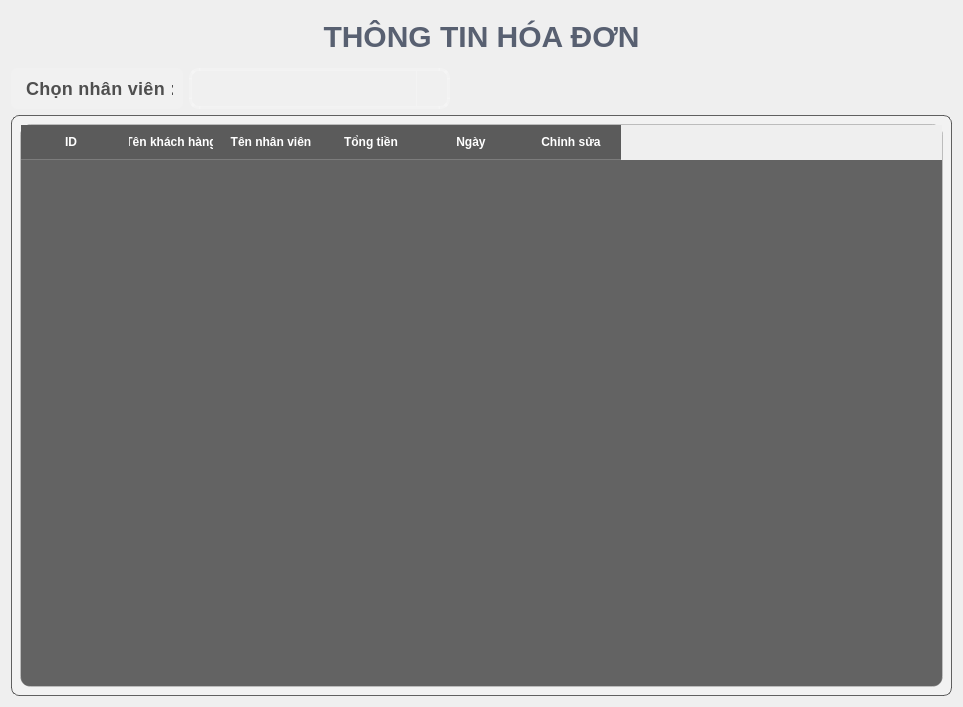
         <widget class="QWidget" name="thongtin_bill">
          <layout class="QGridLayout" name="gridLayout_37">
           <item row="0" column="0">
            <widget class="QLabel" name="label_14">
             <property name="minimumSize">
              <size>
               <width>941</width>
               <height>51</height>
              </size>
             </property>
             <property name="styleSheet">
              <string notr="true">QLabel {
    color: rgba(60, 70, 90, 0.85); /* Màu chữ xanh đậm sang trọng thay cho nâu vintage */
    font-family: &quot;Segoe UI&quot;, &quot;Montserrat&quot;, sans-serif; /* Font hiện đại thay cho Times New Roman */
    font-weight: bold; /* Giữ nguyên độ đậm */
    font-size: 30px; /* Giữ nguyên kích thước */
    padding: 8px; /* Giữ nguyên padding */
    
    text-align: center; /* Giữ nguyên căn giữa */
    
    /* Thêm các hiệu ứng glassmorphism */

}
</string>
             </property>
             <property name="text">
              <string>THÔNG TIN HÓA ĐƠN</string>
             </property>
             <property name="alignment">
              <set>Qt::AlignCenter</set>
             </property>
            </widget>
           </item>
           <item row="1" column="0">
            <layout class="QHBoxLayout" name="horizontalLayout_4">
             <item>
              <layout class="QHBoxLayout" name="horizontalLayout">
               <item>
                <widget class="QLabel" name="label_15">
                 <property name="maximumSize">
                  <size>
                   <width>172</width>
                   <height>45</height>
                  </size>
                 </property>
                 <property name="styleSheet">
                  <string notr="true">QLabel {
    color: rgba(50, 50, 50, 0.85); /* Màu chữ đậm nhưng hơi trong suốt */
    font-family: &quot;Segoe UI&quot;, &quot;Roboto&quot;, sans-serif; /* Font hiện đại */
    font-weight: 500; /* Độ đậm vừa phải */
    font-size: 18px; /* Kích thước phù hợp */
    padding: 10px;
    letter-spacing: 0.3px; /* Tăng khoảng cách chữ nhẹ */
    
    text-align: center;
    background-color: rgba(255, 255, 255, 0.1); /* Nền trắng trong suốt */
    border-radius: 6px; /* Bo góc */
    backdrop-filter: blur(5px); /* Hiệu ứng blur đặc trưng của glassmorphism */
    box-shadow: 0 2px 8px rgba(0, 0, 0, 0.07); /* Đổ bóng tinh tế */

}
</string>
                 </property>
                 <property name="text">
                  <string>Chọn nhân viên : </string>
                 </property>
                </widget>
               </item>
               <item>
                <widget class="QComboBox" name="cbb_tennhanvien">
                 <property name="minimumSize">
                  <size>
                   <width>261</width>
                   <height>31</height>
                  </size>
                 </property>
                 <property name="maximumSize">
                  <size>
                   <width>261</width>
                   <height>41</height>
                  </size>
                 </property>
                 <property name="styleSheet">
                  <string notr="true">QComboBox {
    color: rgba(60, 70, 90, 0.85);
    font-family: &quot;Segoe UI&quot;, &quot;Montserrat&quot;, sans-serif;
    font-size: 16px;
    padding: 6px 12px;
    border: 3px solid rgba(255, 255, 255, 0.2);
    border-radius: 10px;
    background-color: rgba(255, 255, 255, 0.05);
    backdrop-filter: blur(10px);
}

QComboBox:hover {
    background-color: rgba(255, 255, 255, 0.1);
}

QComboBox::drop-down {
    subcontrol-origin: padding;
    subcontrol-position: top right;
    width: 30px;
    border-left: 1px solid rgba(255, 255, 255, 0.2);
    background-color: transparent;
}

QComboBox::down-arrow {
    image: url(:/icons/down_arrow_white.png); /* thay bằng icon phù hợp */
    width: 12px;
    height: 12px;
}

QComboBox QAbstractItemView {
    background-color: rgba(255, 255, 255, 0.08);
    border: 1px solid rgba(255, 255, 255, 0.2);
    border-radius: 8px;
    selection-background-color: rgba(255, 255, 255, 0.2);
    color: rgba(255, 255, 255, 0.95);
}
</string>
                 </property>
                </widget>
               </item>
              </layout>
             </item>
             <item>
              <spacer name="horizontalSpacer_8">
               <property name="orientation">
                <enum>Qt::Horizontal</enum>
               </property>
               <property name="sizeHint" stdset="0">
                <size>
                 <width>88</width>
                 <height>20</height>
                </size>
               </property>
              </spacer>
             </item>
            </layout>
           </item>
           <item row="2" column="0">
            <widget class="QWidget" name="widget_8" native="true">
             <property name="minimumSize">
              <size>
               <width>921</width>
               <height>581</height>
              </size>
             </property>
             <property name="maximumSize">
              <size>
               <width>16777215</width>
               <height>16777215</height>
              </size>
             </property>
             <property name="styleSheet">
              <string notr="true">#widget_8 {
    border: 1px solid rgba(60, 60, 60, 0.8); /* Viền mỏng màu xám đậm */
    border-radius: 8px; /* Bo góc mềm mại hơn */
    box-shadow: 0 2px 10px rgba(0, 0, 0, 0.15); /* Thêm đổ bóng nhẹ */
    background-color: rgba(245, 245, 245, 0.5); /* Nền trắng đục nhẹ */
    padding: 2px; /* Thêm padding nhỏ */
}
</string>
             </property>
             <layout class="QGridLayout" name="gridLayout_36">
              <item row="0" column="0">
               <widget class="QTableWidget" name="table_bill">
                <property name="minimumSize">
                 <size>
                  <width>871</width>
                  <height>501</height>
                 </size>
                </property>
                <property name="maximumSize">
                 <size>
                  <width>16777215</width>
                  <height>16777215</height>
                 </size>
                </property>
                <property name="styleSheet">
                 <string notr="true">/* Tổng thể bảng với phong cách Glassmorphism */
QTableWidget {
    background-color:  rgba(40, 40, 40, 180); /* Nền đen mờ, tăng độ trong suốt */
    border: 1px solid rgba(255, 255, 255, 0.2); /* Viền trắng mờ nhẹ */
    border-radius: 10px; /* Bo góc mềm mại */
    color: #ffffff; /* Chữ trắng để nổi bật */
    font-family: &quot;Arial&quot;, sans-serif;
    font-size: 14px;
	gridline-color: transparent;
}

/* Tiêu đề cột (header) */
QHeaderView::section {
    background-color: rgba(30, 30, 30, 180);
 /* Nền header đen mờ hơn một chút */
    color: #ffffff;
    padding: 8px;
    border: none;
    border-bottom: 1px solid rgba(255, 255, 255, 0.2);
    font-weight: bold;
}

/* Hiệu ứng hover cho tiêu đề */
QHeaderView::section:hover {
    background-color: rgba(0, 0, 0, 0.6); /* Sáng nhẹ khi hover */
    transition: background-color 0.3s ease; /* Hiệu ứng chuyển màu mượt */
}

/* Các ô trong bảng */
QTableWidget::item {
    padding: 8px;
    border: none;
    background-color: transparent;
}

/* Hiệu ứng khi chọn ô */
QTableWidget::item:selected {
    background-color: rgba(66, 165, 245, 0.4); /* Màu xanh dương mờ khi chọn */
    color: #ffffff;
}

/* Hiệu ứng hover cho ô */
QTableWidget::item:hover {
    background-color: rgba(255, 255, 255, 0.1); /* Sáng nhẹ khi rê chuột */
    transition: background-color 0.3s ease; /* Chuyển màu mượt mà */
}

/* Thanh cuộn dọc */
QScrollBar:vertical {
    background: rgba(0, 0, 0, 0.3); /* Nền đen mờ hơn */
    width: 10px;
    margin: 0px;
    border-radius: 5px;
}

QScrollBar::handle:vertical {
    background: linear-gradient(to bottom, rgba(66, 165, 245, 0.6), rgba(30, 136, 229, 0.6)); /* Gradient xanh dương mờ */
    border-radius: 5px;
}

QScrollBar::handle:vertical:hover {
    background: linear-gradient(to bottom, rgba(100, 181, 246, 0.7), rgba(66, 165, 245, 0.7)); /* Sáng hơn khi hover */
    transition: background 0.3s ease;
}

QScrollBar::add-line:vertical,
QScrollBar::sub-line:vertical {
    background: none;
}

QScrollBar::add-page:vertical,
QScrollBar::sub-page:vertical {
    background: none;
}

/* Thanh cuộn ngang */
QScrollBar:horizontal {
    background: rgba(0, 0, 0, 0.3); /* Nền đen mờ hơn */
    height: 10px;
    margin: 0px;
    border-radius: 5px;
}

QScrollBar::handle:horizontal {
    background: linear-gradient(to right, rgba(66, 165, 245, 0.6), rgba(30, 136, 229, 0.6)); /* Gradient xanh dương mờ */
    border-radius: 5px;
}

QScrollBar::handle:horizontal:hover {
    background: linear-gradient(to right, rgba(100, 181, 246, 0.7), rgba(66, 165, 245, 0.7)); /* Sáng hơn khi hover */
    transition: background 0.3s ease;
}

QScrollBar::add-line:horizontal,
QScrollBar::sub-line:horizontal {
    background: none;
}

QScrollBar::add-page:horizontal,
QScrollBar::sub-page:horizontal {
    background: none;
}</string>
                </property>
                <column>
                 <property name="text">
                  <string>ID</string>
                 </property>
                </column>
                <column>
                 <property name="text">
                  <string>Tên khách hàng</string>
                 </property>
                </column>
                <column>
                 <property name="text">
                  <string>Tên nhân viên</string>
                 </property>
                </column>
                <column>
                 <property name="text">
                  <string>Tổng tiền</string>
                 </property>
                </column>
                <column>
                 <property name="text">
                  <string>Ngày</string>
                 </property>
                </column>
                <column>
                 <property name="text">
                  <string>Chỉnh sửa</string>
                 </property>
                </column>
               </widget>
              </item>
             </layout>
            </widget>
           </item>
          </layout>
         </widget>
